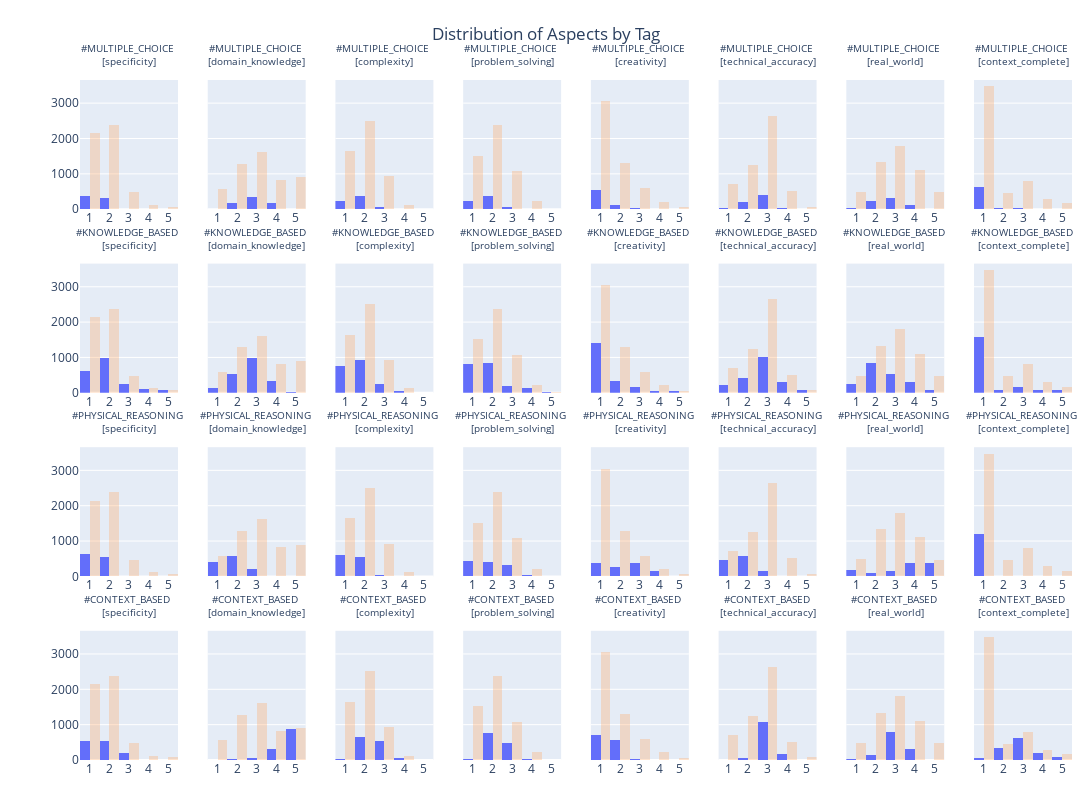

Here is the notebook cell this chart was saved with:
### Code cell
import plotly.express as px
from plotly.subplots import make_subplots
import plotly.graph_objects as go

aspects = ['specificity', 'domain_knowledge', 'complexity', 'problem_solving',
           'creativity', 'technical_accuracy', 'real_world', 'context_complete']
tags = ['multiple_choice', 'knowledge_based', 'physical_reasoning', 'context_based']

subplot_titles = [f"#{tag.upper()}\n<br>[{aspect}]" for i, tag in enumerate(tags) for aspect in aspects ]

fig = make_subplots(
    rows=len(tags), 
    cols=len(aspects),
    shared_yaxes=True,
    subplot_titles=subplot_titles,
    horizontal_spacing=0.03,
    vertical_spacing=0.08
)

for row_idx, tag in enumerate(tags, 1):
    for col_idx, aspect in enumerate(aspects, 1):
        tagged_df = answer_df[answer_df['tag'] == tag]

        hist = px.histogram(
            tagged_df,
            x=aspect,
            nbins=5,
            title = f"#{tag}",
            color_discrete_sequence=['#636EFA']
        )
        fig.add_trace(hist.data[0], row=row_idx, col=col_idx)

        overall_hist = px.histogram(
            answer_df,
            x=aspect,
            nbins=5,
            title = f"#{tag}",
            color_discrete_sequence=['#FFA15A'],
            opacity=0.3
        )
        fig.add_trace(overall_hist.data[0], row=row_idx, col=col_idx)

        fig.update_xaxes(
            tickmode='array',
            tickvals=[1, 2, 3, 4, 5],
            row=row_idx, 
            col=col_idx,
            # showticklabels=(row_idx == len(tags))  # Only show x-axis labels on bottom row
        )

        fig.update_yaxes(
            showticklabels=(col_idx == 1),  # Only show y-axis labels on first column
            row=row_idx,
            col=col_idx
        )

fig.update_layout(
    height=200 * len(tags),
    width=200 * len(aspects),
    showlegend=False,
    title_text="Distribution of Aspects by Tag",
    title_x=0.5,
    margin=dict(l=80, r=20, t=80, b=40),
    bargap=0
)

fig.update_annotations(
    font_size=10,
    yshift=10
)

fig.show()
